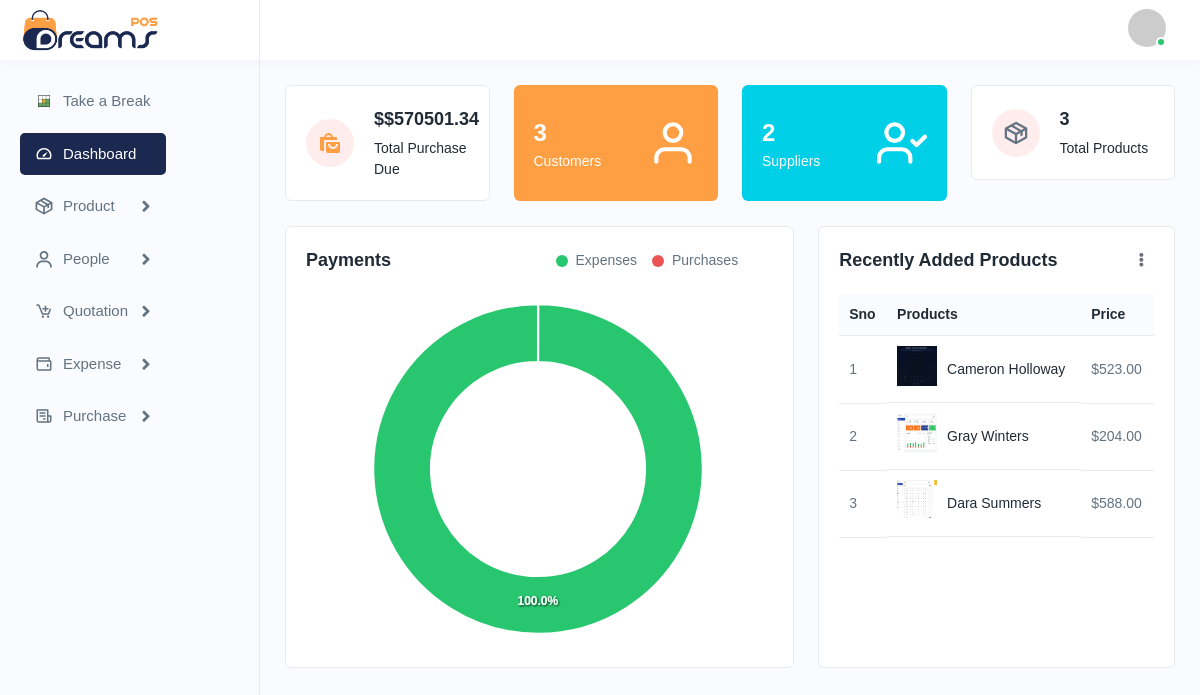
The app's page / (signed in) with its own data.
### mainapp/models.py (models this page shows)
class Product(models.Model):
    STATUS_CHOICES = [
        ("active", "Active"),
        ("inactive", "Inactive"),
    ]
    name = models.CharField(max_length=255)
    sub_category = models.ForeignKey(
        "SubCategory",
        on_delete=models.PROTECT,
        related_name="products",
        blank=True,
        null=True,
    )
    unit = models.CharField(max_length=16)
    sku = models.CharField(max_length=255, unique=True)
    quantity = models.PositiveIntegerField(default=0)
    description = models.TextField(blank=True, null=True)
    status = models.CharField(
        max_length=10,
        choices=STATUS_CHOICES,
        default="active",
    )
    price = models.DecimalField(max_digits=8, decimal_places=2)
    discount_percentage = models.DecimalField(
        max_digits=5,
        decimal_places=2,
        default=0,
    )
    main_image = models.ImageField(
        upload_to="products/",
        blank=True,
        null=True,
    )
    created_at = models.DateTimeField(auto_now_add=True)
    updated_at = models.DateTimeField(auto_now=True)

### mainapp/views.py (the view)
# urls.py: path("", views.index, name="index"),
@login_required
def index(request):
    products = Product.objects.all().order_by("-created_at")[:4]
    total_customers = Customer.objects.count()
    total_suppliers = Supplier.objects.count()
    total_products = Product.objects.count()
    total_purchases = Purchase.objects.aggregate(total=models.Sum('line_total'))['total'] or 0
    total_expenses = Expense.objects.aggregate(total=models.Sum('amount'))['total'] or 0
    total_purchases = float(total_purchases) if total_purchases else 0
    total_expenses = float(total_expenses) if total_expenses else 0
    context = {
        'products': products,
        'total_customers': total_customers,
        'total_suppliers': total_suppliers,
        'total_products': total_products,
        'total_purchases': total_purchases,
        'total_expenses': total_expenses,
    }
    return render(request, "index.html", context)

### mainapp/templates/index.html (shortened to what this page needs)
{% extends "base.html" %} {% load static %}
{% block content %}
<div class="row">
  <div class="col-lg-3 col-sm-6 col-12">
    <div class="dash-widget">
      <div class="dash-widgetimg">
        <span><img src="{% static 'img/icons/dash1.svg' %}" alt="img" /></span>
      </div>
      <div class="dash-widgetcontent">
        <h5>
          $<span class="counters" data-count="{{ total_purchases }}">${{ total_purchases|floatformat:2 }}</span>
        </h5>
        <h6>Total Purchase Due</h6>
      </div>
    </div>
  </div>
  <div class="col-lg-3 col-sm-6 col-12 d-flex">
    <div class="dash-count">
      <div class="dash-counts">
        <h4>{{ total_customers }}</h4>
        <h5>Customers</h5>
      </div>
      <div class="dash-imgs">
        <i data-feather="user"></i>
      </div>
    </div>
  </div>
  <div class="col-lg-3 col-sm-6 col-12 d-flex">
    <div class="dash-count das1">
      <div class="dash-counts">
        <h4>{{ total_suppliers }}</h4>
        <h5>Suppliers</h5>
      </div>
      <div class="dash-imgs">
        <i data-feather="user-check"></i>
      </div>
    </div>
  </div>
    <div class="col-lg-3 col-sm-6 col-12">
    <div class="dash-widget">
      <div class="dash-widgetimg">
        <span><img src="{% static 'img/icons/product.svg' %}" alt="img" style="transform: scale(1.5);"/></span>
      </div>
      <div class="dash-widgetcontent">
        <h5>
          <span class="counters" data-count="{{ total_products }}">{{ total_products }}</span>
        </h5>
        <h6>Total Products</h6>
      </div>
    </div>
  </div>
</div>
<div class="row">
  <div class="col-lg-7 col-sm-12 col-12 d-flex">
    <div class="card flex-fill">
      <div
        class="card-header pb-0 d-flex justify-content-between align-items-center"
      >
        <h5 class="card-title mb-0">Payments</h5>
        <div class="graph-sets">
          <ul>
            <li>
              <span>Expenses</span>
            </li>
            <li>
              <span>Purchases</span>
            </li>
          </ul>
        </div>
      </div>
      <div class="card-body">
        <div id="donut-chart" class="chart-set" data-expenses="{{ total_expenses }}" data-purchases="{{ total_purchases }}"></div>
      </div>
    </div>
  </div>
  <div class="col-lg-5 col-sm-12 col-12 d-flex">
    <div class="card flex-fill">
      <div
        class="card-header pb-0 d-flex justify-content-between align-items-center"
      >
        <h4 class="card-title mb-0">Recently Added Products</h4>
        <div class="dropdown">
          <a
            href="javascript:void(0);"
            data-bs-toggle="dropdown"
            aria-expanded="false"
            class="dropset"
          >
            <i class="fa fa-ellipsis-v"></i>
          </a>
        </div>
      </div>
      <div class="card-body">
        <div class="table-responsive dataview">
          <table class="table datatable">
            <thead>
              <tr>
                <th>Sno</th>
                <th>Products</th>
                <th>Price</th>
              </tr>
            </thead>
            <tbody>
              {% for product in products %}
              <tr>
                <td>{{ forloop.counter }}</td>
                <td class="productimgname">
                  <a href="{% url 'products_index' %}" class="product-img">
                    {% if product.main_image %}
                    <img src="{{ product.main_image.url }}" alt="product" />
                    {% else %}
                    <img
                      src="{% static 'img/product/noimage.png' %}"
                      alt="product"
                    />
                    {% endif %}
                  </a>
                  <a href="{% url 'products_index' %}">{{ product.name }}</a>
                </td>
                <td>${{ product.price|floatformat:2 }}</td>
              </tr>
              {% empty %}
              <tr>
                <td colspan="3" class="text-center">No products found</td>
              </tr>
              {% endfor %}
            </tbody>
          </table>
        </div>
      </div>
    </div>
  </div>
</div>
{% endblock %}

### records on screen
Product: main_image (picture), name "Cameron Holloway", price "523.00"
Product: main_image (picture), name "Gray Winters", price "204.00"
Product: main_image (picture), name "Dara Summers", price "588.00"

### other values on screen
{{ total_purchases|floatformat:2 }} "570501.34"
{{ total_customers }} "3"
{{ total_suppliers }} "2"
{{ total_products }} "3"
